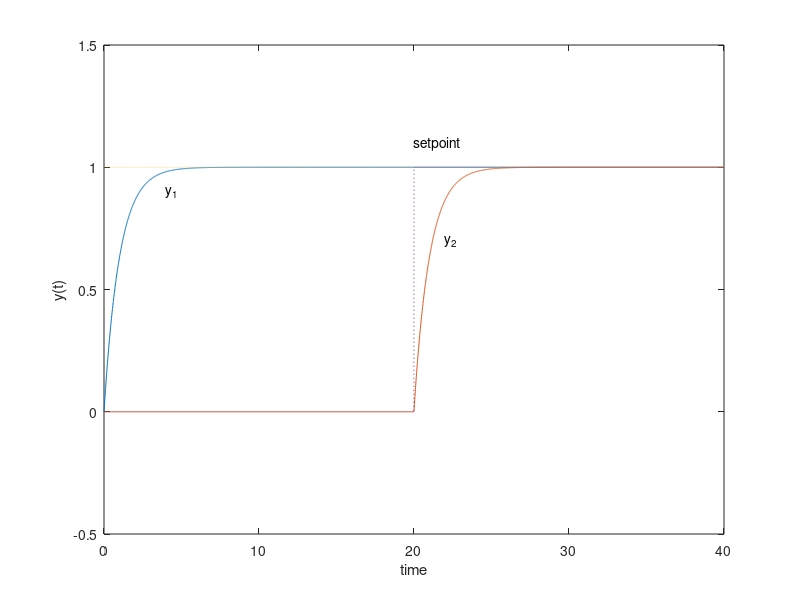
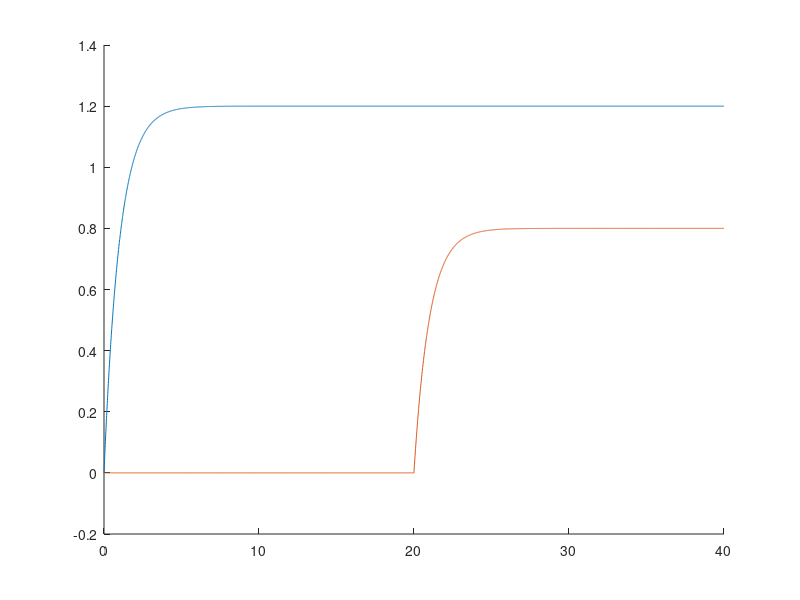

MATLAB code for these plots, in order: (Note: this script raises an error after producing the figures.)




% Example 10.15
s=tf('s');
G=[1 0; 5 1];
K=1/s*[1 0; -5 1];
S=inv(eye(2)+G*K);
T=G*K*S;

t=0:.01:40;
r1=ones(1,length(t));
r2=[zeros(1,(length(t)-1)/2) ones(1,(length(t)+1)/2)];
r=[r1;r2];
y=lsim(T,r,t);
figure
plot(t,y,t,r,':')
xlabel('time'); ylabel('y(t)');
axis([0 40 -.5 1.5])
text(4,.9,'y_1'); text(22,.7,'y_2'); text(20,1.1,'setpoint')


%Adding uncertainty
Gu=[1.2 0; 0 0.8];
Gn=Gu*G;
Sn=inv(eye(2)+Gn*K);
Tn=Gn*K*S;
yn=lsim(Tn,r,t);
figure
plot(t,yn,t,r,:)
xlabel('time'); ylabel('y(t)');
axis([0 40 -.5 1.5])
text(2,.9,'y_1'); text(25,.7,'y_2'); text(20,1.1,'setpoint')

figure
subplot(2,1,1)
plot(t,y,t,r,':')
xlabel('(a) Closed-loop response without uncertainty'); ylabel('y(t)');
axis([0 40 -.5 1.5])
text(4,.9,'y_1'); text(22,.7,'y_2'); text(20,1.1,'setpoint')

subplot(2,1,2)
plot(t,yn,t,r,:)
xlabel('(b) Closed-loop response with uncertainty'); ylabel('y(t)');
axis([0 40 -.5 1.5])
text(2,.9,'y_1'); text(25,.7,'y_2'); text(20,1.1,'setpoint')
